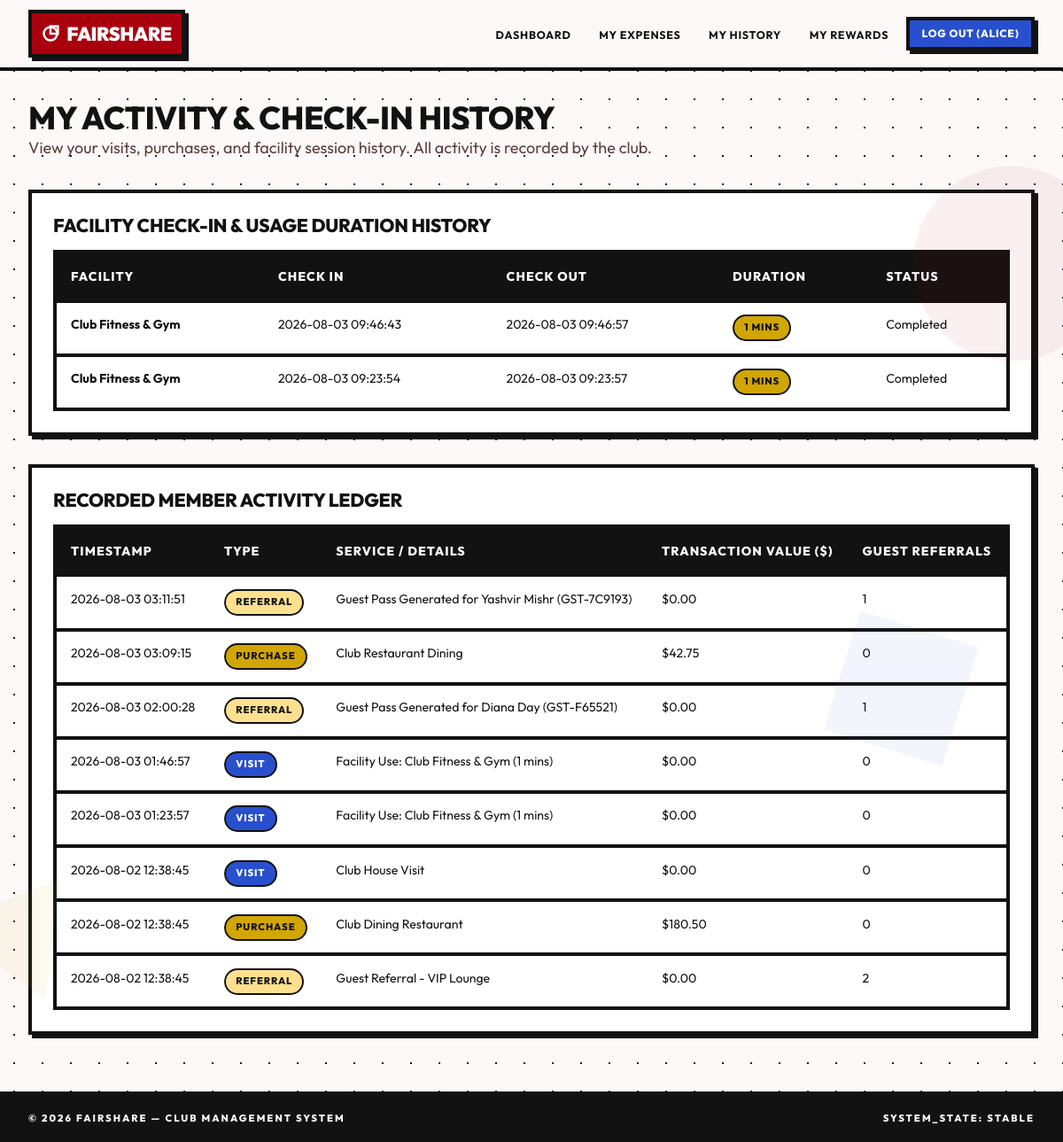
/member/activity (signed in), run on the app's committed database.
### tables this page shows
CREATE TABLE users (
            id INTEGER PRIMARY KEY AUTOINCREMENT,
            username TEXT UNIQUE NOT NULL,
            password_hash TEXT NOT NULL,
            role TEXT NOT NULL CHECK(role IN ('member', 'admin')),
            created_at TIMESTAMP DEFAULT CURRENT_TIMESTAMP
        );

CREATE TABLE facility_checkins (
            id INTEGER PRIMARY KEY AUTOINCREMENT,
            member_id INTEGER NOT NULL,
            facility_name TEXT NOT NULL,
            check_in_time TIMESTAMP NOT NULL,
            check_out_time TIMESTAMP,
            duration_minutes INTEGER DEFAULT 0,
            status TEXT DEFAULT 'active' CHECK(status IN ('active', 'completed')), guest_id INTEGER REFERENCES guest_ids(id) ON DELETE CASCADE,
            FOREIGN KEY (member_id) REFERENCES members (id) ON DELETE CASCADE
        );

CREATE TABLE activities (
            id INTEGER PRIMARY KEY AUTOINCREMENT,
            member_id INTEGER NOT NULL,
            activity_type TEXT NOT NULL CHECK(activity_type IN ('visit', 'purchase', 'referral', 'facility')),
            service_name TEXT NOT NULL,
            transaction_value REAL DEFAULT 0.0,
            guest_count INTEGER DEFAULT 0,
            created_at TIMESTAMP DEFAULT CURRENT_TIMESTAMP,
            FOREIGN KEY (member_id) REFERENCES members (id) ON DELETE CASCADE
        );

### main.py (the view)
@app.route('/member/activity')
@login_required
def member_activity():
    conn = get_db()
    cursor = conn.cursor()
    cursor.execute("SELECT id FROM members WHERE user_id = ?", (session['user_id'],))
    member = cursor.fetchone()
    cursor.execute('''
        SELECT * FROM activities WHERE member_id = ? ORDER BY created_at DESC
    ''', (member['id'],))
    activities = cursor.fetchall()
    cursor.execute('''
        SELECT * FROM facility_checkins WHERE member_id = ? AND guest_id IS NULL ORDER BY check_in_time DESC
    ''', (member['id'],))
    checkins = cursor.fetchall()
    conn.close()
    return render_template('member/activity.html', activities=activities, checkins=checkins)

### database.py (called while the page is built)
def get_db():
    db_path = Config.DATABASE
    os.makedirs(os.path.dirname(db_path), exist_ok=True)
    conn = sqlite3.connect(db_path)
    conn.row_factory = sqlite3.Row
    conn.execute("PRAGMA foreign_keys = ON;")
    return conn

### main.py (called while the page is built)
@app.after_request
def add_header(response):
    if app.debug:
        response.headers['Cache-Control'] = 'no-cache, no-store, must-revalidate'
    else:
        response.headers['Cache-Control'] = 'public, max-age=3600'
    return response

def login_required(f):
    @functools.wraps(f)
    def decorated_function(*args, **kwargs):
        if 'user_id' not in session:
            flash('Please log in to access this page.', 'warning')
            return redirect(url_for('login'))
        return f(*args, **kwargs)
    return decorated_function

@app.context_processor
def inject_user():
    user = None
    member = None
    guest = None
    if 'user_id' in session:
        conn = get_db()
        cursor = conn.cursor()
        cursor.execute("SELECT id, username, role FROM users WHERE id = ?", (session['user_id'],))
        user = cursor.fetchone()
        if user and user['role'] == 'member':
            cursor.execute("SELECT * FROM members WHERE user_id = ?", (user['id'],))
            member = cursor.fetchone()
        conn.close()
    if 'guest_id' in session:
        conn = get_db()
        cursor = conn.cursor()
        cursor.execute("SELECT id, guest_name, guest_code FROM guest_ids WHERE id = ?", (session['guest_id'],))
        guest = cursor.fetchone()
        conn.close()
    return dict(current_user=user, current_member=member, current_guest=guest)

### templates/member/activity.html (shortened to what this page needs)
{% extends "base.html" %}
{% block content %}
<div style="margin-bottom: 2rem;">
  <h1>My Activity & Check-In History</h1>
  <p style="color: var(--text-muted);">View your visits, purchases, and facility session history. All activity is recorded by the club.</p>
</div>
<div class="card" style="margin-bottom: 2rem;">
  <h3>Facility Check-In & Usage Duration History</h3>
  <div class="table-container" style="margin-top: 1rem;">
    <table class="table">
      <thead>
        <tr>
          <th>Facility</th>
          <th>Check In</th>
          <th>Check Out</th>
          <th>Duration</th>
          <th>Status</th>
        </tr>
      </thead>
      <tbody>
        {% for chk in checkins %}
          <tr>
            <td><strong>{{ chk.facility_name }}</strong></td>
            <td>{{ chk.check_in_time }}</td>
            <td>{{ chk.check_out_time or 'In Progress' }}</td>
            <td>
              {% if chk.duration_minutes > 0 %}
                <span class="badge badge-emerald">{{ chk.duration_minutes }} mins</span>
              {% else %}
                <span class="badge badge-amber">Active</span>
              {% endif %}
            </td>
            <td>{{ chk.status|capitalize }}</td>
          </tr>
        {% else %}
          <tr><td colspan="5" style="text-align:center; color: var(--text-dim);">No facility check-in logs recorded.</td></tr>
        {% endfor %}
      </tbody>
    </table>
  </div>
</div>
<div class="card">
  <h3>Recorded Member Activity Ledger</h3>
  <div class="table-container" style="margin-top: 1rem;">
    <table class="table">
      <thead>
        <tr>
          <th>Timestamp</th>
          <th>Type</th>
          <th>Service / Details</th>
          <th>Transaction Value ($)</th>
          <th>Guest Referrals</th>
        </tr>
      </thead>
      <tbody>
        {% for act in activities %}
          <tr>
            <td>{{ act.created_at }}</td>
            <td>
              {% if act.activity_type == 'visit' %}
                <span class="badge badge-blue">Visit</span>
              {% elif act.activity_type == 'purchase' %}
                <span class="badge badge-emerald">Purchase</span>
              {% elif act.activity_type == 'referral' %}
                <span class="badge badge-amber">Referral</span>
              {% else %}
                <span class="badge badge-purple">Facility</span>
              {% endif %}
            </td>
            <td>{{ act.service_name }}</td>
            <td>${{ "%.2f"|format(act.transaction_value) }}</td>
            <td>{{ act.guest_count }}</td>
          </tr>
        {% else %}
          <tr><td colspan="5" style="text-align:center; color: var(--text-dim);">No activities logged yet.</td></tr>
        {% endfor %}
      </tbody>
    </table>
  </div>
</div>
{% endblock %}

### templates/base.html (shortened to what this page needs)
<!DOCTYPE html>
<html lang="en">
<head>
  <link rel="stylesheet" href="{{ url_for('static', filename='css/styles.css') }}?v=10">
</head>
<body>
  <nav class="navbar">
    <div class="navbar-container">
      <a href="{% if current_user %}{% if current_user.role == 'admin' %}{{ url_for('admin_dashboard') }}{% else %}{{ url_for('member_dashboard') }}{% endif %}{% else %}{{ url_for('index') }}{% endif %}" class="brand-logo">
        <svg width="20" height="20" viewBox="0 0 24 24" fill="none" stroke="currentColor" stroke-width="3" stroke-linecap="square">
          <circle cx="12" cy="12" r="9"></circle>
          <rect x="12" y="2" width="10" height="10"></rect>
        </svg>
        FairShare
      </a>
      <ul class="nav-links" id="nav-links">
        {% if current_user %}
          {% if current_user.role == 'admin' %}
            <li><a href="{{ url_for('admin_dashboard') }}" class="nav-link">Dashboard</a></li>
            <li><a href="{{ url_for('admin_members') }}" class="nav-link">Members</a></li>
            <li><a href="{{ url_for('admin_activity') }}" class="nav-link">Activity</a></li>
          {% else %}
            <li><a href="{{ url_for('member_dashboard') }}" class="nav-link">Dashboard</a></li>
            <li><a href="{{ url_for('member_expenses') }}" class="nav-link">My Expenses</a></li>
            <li><a href="{{ url_for('member_activity') }}" class="nav-link">My History</a></li>
            <li><a href="{{ url_for('member_rewards') }}" class="nav-link">My Rewards</a></li>
          {% endif %}
          <li><a href="{{ url_for('logout') }}" class="btn btn-secondary btn-sm">Log Out ({{ current_user.username }})</a></li>
        {% else %}
          <li><a href="{{ url_for('login') }}" class="btn btn-primary btn-sm">Log In</a></li>
        {% endif %}
      </ul>
    </div>
  </nav>
  <main class="main-content">
    {% block content %}{% endblock %}
  </main>
  <footer>
    <span>&copy; 2026 FairShare — Club Management System</span>
    <span>SYSTEM_STATE: STABLE</span>
  </footer>
</body>
</html>

### data on the page
users: username "ALICE"
facility_checkins: facility_name "Club Fitness & Gym", check_in_time "2026-08-03 09:46:43", check_out_time "2026-08-03 09:46:57", duration_minutes "1", status "Completed"
facility_checkins: facility_name "Club Fitness & Gym", check_in_time "2026-08-03 09:23:54", check_out_time "2026-08-03 09:23:57", duration_minutes "1", status "Completed"
activities: created_at "2026-08-03 03:11:51", activity_type "REFERRAL", service_name "Guest Pass Generated for Yashvir Mishr (GST-7C9193)", transaction_value "0.00", guest_count "1"
activities: created_at "2026-08-03 03:09:15", activity_type "PURCHASE", service_name "Club Restaurant Dining", transaction_value "42.75", guest_count "0"
activities: created_at "2026-08-03 02:00:28", activity_type "REFERRAL", service_name "Guest Pass Generated for Diana Day (GST-F65521)", transaction_value "0.00", guest_count "1"
activities: created_at "2026-08-03 01:46:57", activity_type "VISIT", service_name "Facility Use: Club Fitness & Gym (1 mins)", transaction_value "0.00", guest_count "0"
activities: created_at "2026-08-03 01:23:57", activity_type "VISIT", service_name "Facility Use: Club Fitness & Gym (1 mins)", transaction_value "0.00", guest_count "0"
activities: created_at "2026-08-02 12:38:45", activity_type "VISIT", service_name "Club House Visit", transaction_value "0.00", guest_count "0"
activities: created_at "2026-08-02 12:38:45", activity_type "PURCHASE", service_name "Club Dining Restaurant", transaction_value "180.50", guest_count "0"
activities: created_at "2026-08-02 12:38:45", activity_type "REFERRAL", service_name "Guest Referral - VIP Lounge", transaction_value "0.00", guest_count "2"
